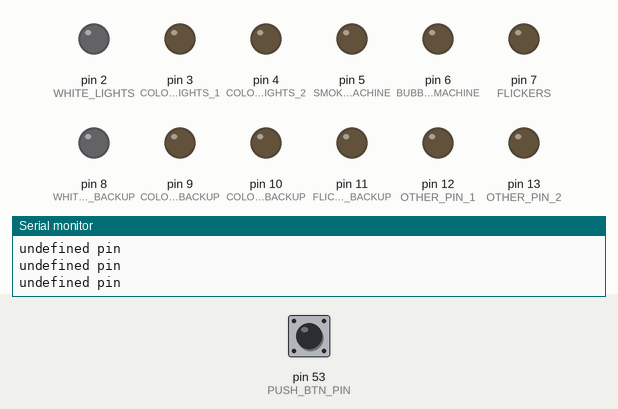
The sketch below on a simulated Arduino Mega 2560, built with avr-gcc and run on an emulated ATmega2560. Parts: output pins drawn as LEDs (lit = HIGH), the last lines printed to the serial monitor. Inputs (shaded band) come from the test bench; at power-on: pin 53 (PUSH_BTN_PIN) HIGH.

Above: at 1.4 s.
1.5 s: pin 53 (PUSH_BTN_PIN) pulled LOW for 0.15 s
At 3.4 s:
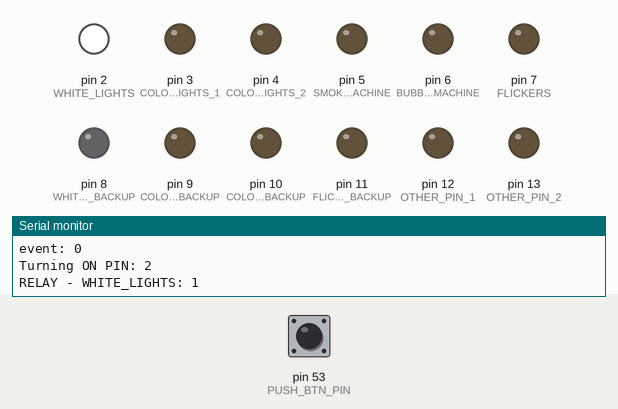
3.7 s: pin 53 (PUSH_BTN_PIN) pulled LOW for 1 s
At 5.7 s:
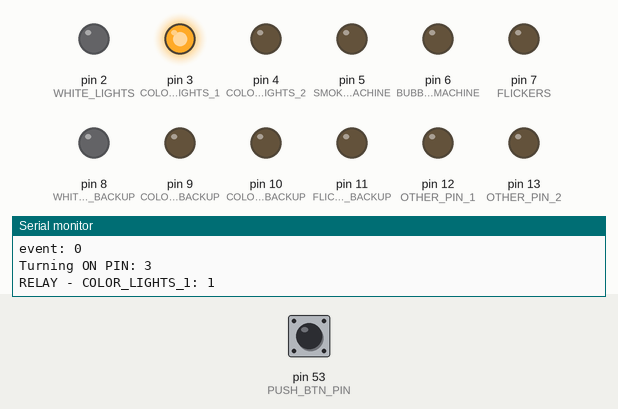
6.7 s: pin 53 (PUSH_BTN_PIN) pulled LOW for 0.15 s
At 8.5 s:
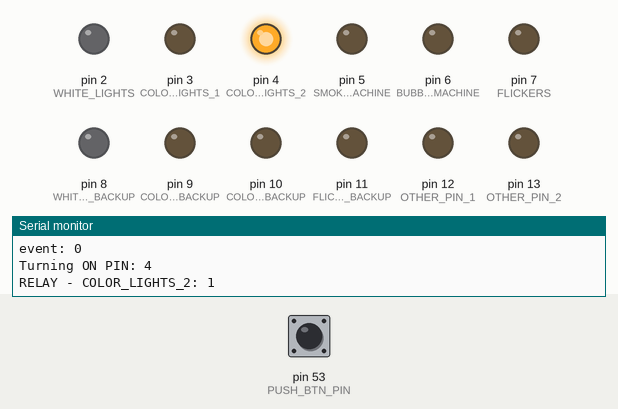
8.8 s: pin 53 (PUSH_BTN_PIN) pulled LOW for 3.2 s
At 12.1 s:
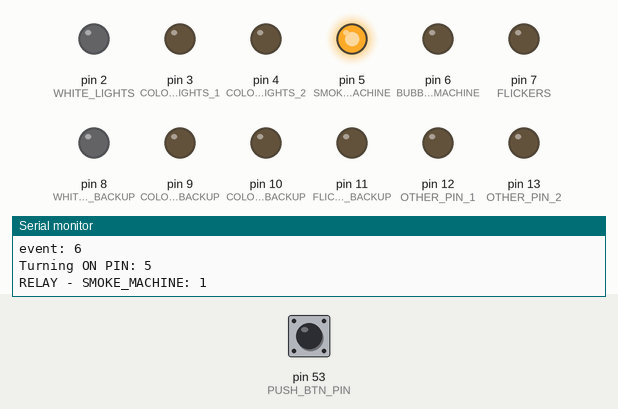
13.5 s: pin 53 (PUSH_BTN_PIN) pulled LOW for 0.15 s
At 14.6 s:
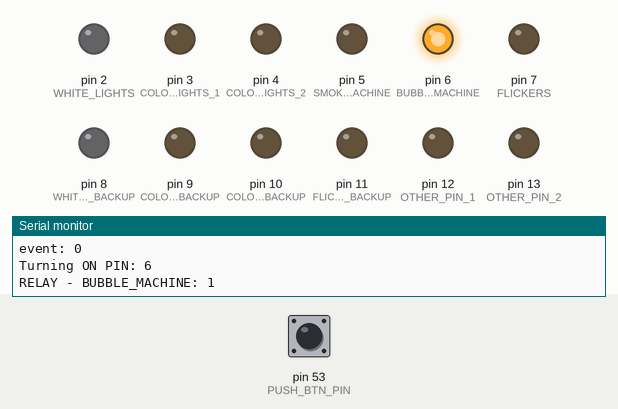
15.7 s: pin 53 (PUSH_BTN_PIN) pulled LOW for 1 s
At 17.7 s:
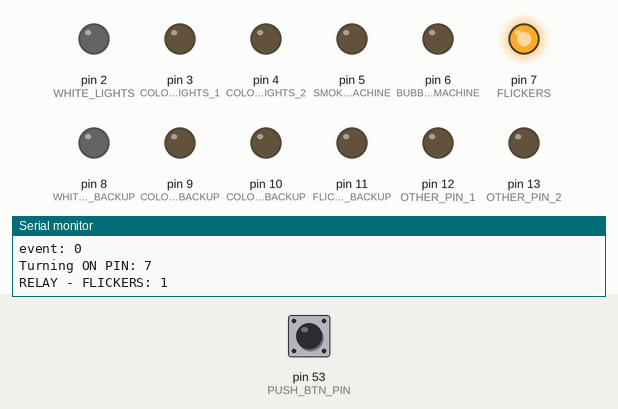
Timing chart, 0 to 19.2 s (numbered marks = the images above; inputs shaded):
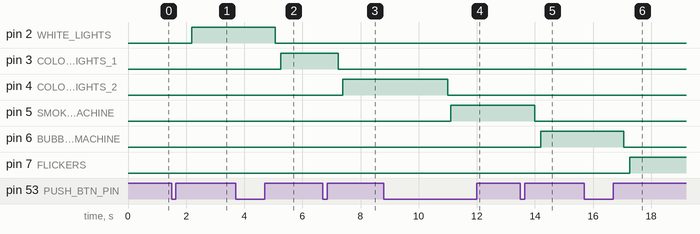

Measured:
- after the input at 1.5 s, pin 2 (WHITE_LIGHTS): LOW → HIGH after 0.70 s
- after the input at 3.7 s, pin 2 (WHITE_LIGHTS): HIGH → LOW after 1.4 s; pin 3 (COLOR_LIGHTS_1): LOW → HIGH after 1.6 s
- after the input at 6.7 s, pin 3 (COLOR_LIGHTS_1): HIGH → LOW after 0.53 s; pin 4 (COLOR_LIGHTS_2): LOW → HIGH after 0.68 s
- after the input at 8.8 s, pin 4 (COLOR_LIGHTS_2): HIGH → LOW after 2.2 s; pin 5 (SMOKE_MACHINE): LOW → HIGH after 2.3 s
- after the input at 13.5 s, pin 5 (SMOKE_MACHINE): HIGH → LOW after 0.50 s; pin 6 (BUBBLE_MACHINE): LOW → HIGH after 0.71 s
- after the input at 15.7 s, pin 6 (BUBBLE_MACHINE): HIGH → LOW after 1.4 s; pin 7 (FLICKERS): LOW → HIGH after 1.6 s

The sketch:

pin_discovery.ino
```cpp
#define DEBUG
#include "pushButtonDriver.h"

#ifdef DEBUG
  #define DEBUG_PRINT(x)    Serial.print (x)
  #define DEBUG_PRINTLN(x)  Serial.println (x)
#else
  #define DEBUG_PRINT(x)
  #define DEBUG_PRINTLN(x)
#endif

// ---------------------- Stage control ----------------------
// -- constants --
#define BUTTON_DELAY_MS  50      // push button debouncibg delay in millisec

// pins definition MEGA
#define WHITE_LIGHTS        2
#define COLOR_LIGHTS_1      3
#define COLOR_LIGHTS_2      4
#define BUBBLE_MACHINE      6
#define SMOKE_MACHINE       5
#define FLICKERS            7
#define WHITE_LIGHTS_BACKUP        8
#define COLOR_LIGHTS_1_BACKUP      9
#define COLOR_LIGHTS_2_BACKUP      10
#define FLICKERS_BACKUP            11
#define OTHER_PIN_1                12
#define OTHER_PIN_2                13
// pins definition MEGA
#define FIRST_PIN     2
#define LAST_PIN      13

// // pins definition UNO
// #define FIRST_PIN     2
// #define LAST_PIN      11

// #define WHITE_LIGHTS        8
// #define COLOR_LIGHTS_1      9
// #define COLOR_LIGHTS_2      7
// #define BUBBLE_MACHINE      10
// #define SMOKE_MACHINE       5 // new
// #define FLICKERS            6
// //#define LED_CONTROL_PIN_1   2
// //#define LED_CONTROL_PIN_2   3

// #define WHITE_LIGHTS_BACKUP        2
// #define COLOR_LIGHTS_1_BACKUP      3
// #define COLOR_LIGHTS_2_BACKUP      4
// #define FLICKERS_BACKUP            11

#define ON  HIGH
#define OFF LOW
// ---------------

// -- functions declaration --
// ---------------------------


// AUX functions
void turnAllRelaysOff();
void relayToggle(int pin_number,int desiredOutput);
// ---------------------------


// ------- globals ----------
unsigned long this_now;
unsigned long showTime;         // counting ms into each show
unsigned long showStartTime;    // capturing the show start moment
unsigned long lastSmokeTime;    // relative to (counting from) showStartTime
unsigned long smokeStartTime;   // capturing the absolute time when smoke is turned on
unsigned long lastBubbleTime;   // relative to (counting from) showStartTime
unsigned long easterStartTime;  // absolute time (not relative)
unsigned long lastEventCheckTime; // capturing the absolute time when event was checked

bool smokeMachineON = false;
bool bubbleMachineON = false;
bool whiteLightsON = false;
bool colorLights_1_ON = false;
bool colorLights_2_ON = false;
bool songPlaying = false;
bool flickersON = false;

bool easterShortFlag = false;
bool easterLongFlag = false;
bool easterContFlag = false;
bool timeToCheckEvent = true;

event_t btnEvent;

// --------------------------

// ------------------------ Main ------------------------
void setup() {
  // put your setup code here, to run once:
  Serial.begin(9600); // open the serial port at 9600 bps
  DEBUG_PRINTLN("Pin Discovery !!!!");
  DEBUG_PRINTLN("Every time you push the button the next pin is turned on");
  DEBUG_PRINT("FIRST_PIN = ");
  DEBUG_PRINTLN(FIRST_PIN);
  DEBUG_PRINT("LAST_PIN = ");
  DEBUG_PRINTLN(LAST_PIN);

  // input pin
  pinMode(PUSH_BTN_PIN, INPUT_PULLUP);

  // relay output pins
  pinMode(WHITE_LIGHTS, OUTPUT);
  pinMode(COLOR_LIGHTS_1, OUTPUT);
  pinMode(COLOR_LIGHTS_2, OUTPUT);
  pinMode(BUBBLE_MACHINE, OUTPUT);
  pinMode(SMOKE_MACHINE, OUTPUT);
  pinMode(FLICKERS, OUTPUT);

  pinMode(WHITE_LIGHTS_BACKUP, OUTPUT);
  pinMode(COLOR_LIGHTS_1_BACKUP, OUTPUT);
  pinMode(COLOR_LIGHTS_2_BACKUP, OUTPUT);
  pinMode(FLICKERS_BACKUP, OUTPUT);
  pinMode(OTHER_PIN_1, OUTPUT);
  pinMode(OTHER_PIN_2, OUTPUT);

  turnAllRelaysOff();

  // initialize variables
  btnEvent = NO_EVENT;

  // set last event as now
  lastEventCheckTime = millis();
}

event_t event = NO_EVENT;

int pin_num = 2;
void loop() {
  this_now = millis();

  // event handling
  timeToCheckEvent = ((lastEventCheckTime + BUTTON_DELAY_MS) < this_now);
  if (true == timeToCheckEvent) {
    lastEventCheckTime = this_now;
    event = btnPushSense();
    if (NO_EVENT != event) {
      turnAllRelaysOff();
      DEBUG_PRINT("event: ");
      DEBUG_PRINTLN(event);

      DEBUG_PRINT("Turning ON PIN: ");
      DEBUG_PRINTLN(pin_num);
      relayToggle(pin_num,ON);
      pin_num++;
      if (pin_num > LAST_PIN) {
        pin_num = FIRST_PIN;
      }
    }
  }
}
// -----------------------------------------------------

// ----------- Relay functions -----------
void turnAllRelaysOff() {
  relayToggle(SMOKE_MACHINE,OFF);
  relayToggle(BUBBLE_MACHINE,OFF);
  relayToggle(FLICKERS,OFF); relayToggle(FLICKERS_BACKUP,OFF);
  relayToggle(WHITE_LIGHTS,OFF); relayToggle(WHITE_LIGHTS_BACKUP,OFF);
  relayToggle(COLOR_LIGHTS_1,OFF); relayToggle(COLOR_LIGHTS_1_BACKUP,OFF);
  relayToggle(COLOR_LIGHTS_2,OFF); relayToggle(COLOR_LIGHTS_2_BACKUP,OFF);
  relayToggle(OTHER_PIN_1,OFF); relayToggle(OTHER_PIN_2,OFF);
}


void relayToggle(int pin_number,int desiredOutput) {
  digitalWrite(pin_number, desiredOutput);

  switch (pin_number) {
    case SMOKE_MACHINE:
      smokeStartTime = this_now;
      smokeMachineON = (HIGH == desiredOutput);
      DEBUG_PRINT("RELAY - SMOKE_MACHINE: ");
      DEBUG_PRINTLN(smokeMachineON);
      break;
    case BUBBLE_MACHINE:
      bubbleMachineON = (HIGH == desiredOutput);
      DEBUG_PRINT("RELAY - BUBBLE_MACHINE: ");
      DEBUG_PRINTLN(bubbleMachineON);
      break;
    case WHITE_LIGHTS:
      whiteLightsON = (HIGH == desiredOutput);
      DEBUG_PRINT("RELAY - WHITE_LIGHTS: ");
      DEBUG_PRINTLN(whiteLightsON);
      break;
    case COLOR_LIGHTS_1:
      colorLights_1_ON = (HIGH == desiredOutput);
      DEBUG_PRINT("RELAY - COLOR_LIGHTS_1: ");
      DEBUG_PRINTLN(colorLights_1_ON);
      break;
    case COLOR_LIGHTS_2:
      colorLights_2_ON = (HIGH == desiredOutput);
      DEBUG_PRINT("RELAY - COLOR_LIGHTS_2: ");
      DEBUG_PRINTLN(colorLights_2_ON);
      break;
    case FLICKERS:
      flickersON = (HIGH == desiredOutput);
      DEBUG_PRINT("RELAY - FLICKERS: ");
      DEBUG_PRINTLN(flickersON);
      break;
    default:
      DEBUG_PRINTLN("undefined pin");
      break;
  }
  return;

}
```

pushButtonDriver.cpp
```cpp
#include "pushButtonDriver.h"
#include <Arduino.h>

#ifdef DEBUG
  #define DEBUG_PRINT(x)  Serial.print (x)
  #define DEBUG_PRINTLN(x)  Serial.println (x)
#else
  #define DEBUG_PRINT(x)
  #define DEBUG_PRINTLN(x)
#endif

// internal functions declaration
void clearAllTimersCountersEvents();
event_t clickLookupTable(unsigned int);
event_t btnTapSense();

// Globals
event_t currentButtonEvent;
event_t lastEvent;
event_t tapEvent = NO_EVENT;

bool tapFlag = false;

//#define TAP_SUM 3
//#define MOVING_WINDOW_DURATION 2000
unsigned long shortTapCooldownTimer = 0;
unsigned long longTapCooldownTimer = 0;
unsigned long contTapCooldownTimer = 0;
unsigned long now = 0;
unsigned long lastShortTapTime = 0;
unsigned long lastLongTapTime = 0;
unsigned long lastContTapTime = 0;
//unsigned long curWindowDuration = 0;
//unsigned long windowStartTime = 0;
//unsigned long shortTapStartTime = 0;
//unsigned long longTapStartTime = 0;

bool fallingEdge, risingEdge;

typedef enum {
  FALLING_EDGE,
  RISING_EDGE,
  NO_EDGE
} edge_t;
edge_t lastEdge;

#define PUSH_COUNT_SIZE 10
//unsigned int pushCount[PUSH_COUNT_SIZE];
int lastBtnState, curBtnState;

unsigned int fallingEdgeCounter = 0;
unsigned long highTime = 0;
unsigned long lowTime = 0;
unsigned long fallingEdgeTime = 0;
unsigned long risingEdgeTime = 0;
unsigned long tapDuration = 0;

event_t clickState;

event_t btnPushSense() {
  // counts the button pushes
  // OUT: SINGLE_PUSH, DOUBLE_PUSH, TRIPPLE_PUSH, SLOW_TAPPING, MID_TAPPING, FAST_TAPPING

  // --- Rising/Falling Edge : check if button state changed ---
  curBtnState = digitalRead(PUSH_BTN_PIN);
  now = millis();

  // check if btn state is changed
  if (lastBtnState!=curBtnState) {
    //egde detecded
    if (LOW == curBtnState){
      //falling edge
      DEBUG_PRINTLN("falling edge");
      fallingEdge = true;
      risingEdge = false;
      lastEdge = FALLING_EDGE;
    }
    if (HIGH == curBtnState){
      //rising edge
      DEBUG_PRINTLN("rising edge");
      risingEdge = true;
      fallingEdge = false;
      lastEdge = RISING_EDGE;
    }
  } else {
    fallingEdge = false;
    risingEdge = false;
  }
  lastBtnState = curBtnState; // for next iteration

  // --- translate edge to clicks ---
  // button is pressed
  if (fallingEdge) {
    fallingEdgeCounter++; // counts button clicks
    lowTime = 0;
    fallingEdgeTime=now;  // reset timer
    DEBUG_PRINTLN(fallingEdgeCounter);
  }

  // button is released
  if (risingEdge) {
    risingEdgeTime=now;  // reset timer
    highTime = 0;
  }

  // --- button release ---
  // calc how much time the button is released for
  if (RISING_EDGE == lastEdge) {
    highTime = now-risingEdgeTime;
  }
  // if button is released and not pressed again for a long time, it's time to determine how many clicks there were
  if ((RISING_EDGE == lastEdge) && (highTime > RELEASE_TIMEOUT)) {
    // button is released. return whatever the current state is.
    DEBUG_PRINTLN("Button released");
    DEBUG_PRINT("fallingEdgeCounter: ");
    DEBUG_PRINTLN(fallingEdgeCounter);
    clickState = clickLookupTable(fallingEdgeCounter);
    clearAllTimersCountersEvents();
    DEBUG_PRINT("Click state is ");
    DEBUG_PRINTLN(clickState);
    return clickState;
  }

  // --- long press ---
  // calc how much time the button is pressed for
  if (FALLING_EDGE == lastEdge) {
    lowTime  = now-fallingEdgeTime;
  }
  // if button is pressed continuously for a long time this is a LONG_PRESS
  if ((FALLING_EDGE == lastEdge) && (lowTime > LONG_PRESS_TIME)) {
    // one long press detected
    DEBUG_PRINTLN("button long press");
    clearAllTimersCountersEvents();
    return LONG_PRESS;
  }

  // --- rappid tapping ---
  // sense short/long tap
  tapEvent = btnTapSense();
  if (NO_EVENT != tapEvent) {
    DEBUG_PRINTLN("tapping event!");
    return tapEvent;
  }

  return NO_EVENT;
}

// -----------------------------------------------------------

void clearAllTimersCountersEvents() {
      highTime = 0;
      lowTime = 0;
      fallingEdgeCounter = 0;
      lastEdge = NO_EDGE;
      lastEvent = NO_EVENT;
      return;
    }

event_t clickLookupTable(unsigned int clickCounter) {
  DEBUG_PRINTLN("func: clickLookupTable");
  DEBUG_PRINT("clickCounter:");
  DEBUG_PRINTLN(clickCounter);
  switch (clickCounter) {
      case 1:
        return SINGLE_CLICK;
      case 2:
        return DOUBLE_CLICK;
      case 3:
        return TRIPPLE_CLICK;
      default:
        return NO_EVENT;
    }
  }

void clearTapTracking() {
    tapDuration = 0;
    tapFlag = false;
    return;
  }

event_t btnTapSense() {
  shortTapCooldownTimer = now - lastShortTapTime;
  longTapCooldownTimer = now - lastLongTapTime;
  contTapCooldownTimer = now - lastContTapTime;

//  DEBUG_PRINT("shortTapCooldownTimer = ");
//  DEBUG_PRINTLN(shortTapCooldownTimer);
//  DEBUG_PRINT("longTapCooldownTimer = ");
//  DEBUG_PRINTLN(longTapCooldownTimer);

  if ((fallingEdgeCounter > SHORT_TAP_COUNT) && (fallingEdgeCounter < LONG_TAP_COUNT) && (shortTapCooldownTimer > SHORT_TAPPING_COOLDOWN_TIME)) {
    lastShortTapTime = now;
    DEBUG_PRINTLN("EVENT_SHORT_TAP");
    return SHORT_TAP;
  }
  if ((fallingEdgeCounter > LONG_TAP_COUNT) && (fallingEdgeCounter < CONT_TAP_COUNT) && (longTapCooldownTimer > LONG_TAPPING_COOLDOWN_TIME)) {
    lastLongTapTime = now;
    DEBUG_PRINTLN("EVENT_LONG_TAP");
    return LONG_TAP;
  }
  if ((fallingEdgeCounter > CONT_TAP_COUNT) && (fallingEdgeCounter % CONT_TAP_CYCLE == 0) && (contTapCooldownTimer > CONT_TAPPING_COOLDOWN_TIME)) {
    lastContTapTime = now;
    DEBUG_PRINTLN("EVENT_CONT_TAP");
    return CONT_TAP;
  }
  return NO_EVENT;
}

// -------------------------------------- draft ----------------

//#define COUNT_ARRAY_LENGTH 10
//unsigned int countArray[COUNT_ARRAY_LENGTH] = {0,0,0,0,0,0,0,0,0,0};
//unsigned int sumArrayIndex = 0;
//unsigned int movingSum = 0;
//int i;
//
//unsigned int addToArrayAndCalcMovingSum(unsigned int count){
//  countArray[sumArrayIndex++] = count;
//  if (sumArrayIndex > COUNT_ARRAY_LENGTH) {
//    sumArrayIndex = 0;}
//
//  for (i=0;i<COUNT_ARRAY_LENGTH;i++){
//    movingSum += countArray[i];}
//
//  return movingSum;
//}

//unsigned int clickSum = 0;
//event_t btnTapSense() {
//    //DEBUG_PRINTLN("func: btnTapSense");
//    // if there was already tapping recently, ignore the tapping
//    tapCooldownTimer = now - lastTapTime;
//    if (tapCooldownTimer < TAPPING_COOLDOWN_TIME) {
//      clearTapTracking();
//      return NO_EVENT;
//    }
//
//    // check moving sum
//    curWindowDuration = now - windowStartTime;
//    if (curWindowDuration > MOVING_WINDOW_DURATION) {
//      clickSum = addToArrayAndCalcMovingSum(fallingEdgeCounter); // calc how many clicks in this time window
//      DEBUG_PRINT("clickSum = ");
//      DEBUG_PRINTLN(clickSum);
//      windowStartTime = now;  // reset window
//      curWindowDuration = 0;  // reset window
//
//      // tapping is fast enough?
//      if (clickSum > TAP_SUM) {
//        if (false == tapFlag) {
//          // first tap
//          tapFlag = true;
//          tapStartTime = now;
//          tapDuration = 0;
//        } else {
//          // continues tap
//          tapDuration =  now - tapStartTime;
//        }
//        lastTapTime = now;
//        if (tapDuration > LONG_TAP_DURATION) {
//          return LONG_TAP;}
//        if (tapDuration > SHORT_TAP_DURATION) {
//          return SHORT_TAP;}
//      }
//        // no tap
//        clearTapTracking();
//        return NO_EVENT;
//      }
//      // tapping window is still open
//      // will check again in  the next  iteration
//      return NO_EVENT;
//  }

//
//
//  if (curWindow > PUSH_WINDOW_TIME) {
//    total_pushes = array_sum(push_count, PUSH_COUNT_SIZE);
//    if (total_pushes > HIGH_BAR) {
//      return FAST_TAPPING;}
//    if (total_pushes > MID_BAR) {
//      return MID_TAPPING;}
//    if (total_pushes > LOW_BAR) {
//      return SLOW_TAPPING;}
//  }
//
//
//event_t btnTapSense(){
//    curWindow = now - windowStartTime;
//    if (curWindow > MOVING_WINDOW_TIME) {
//      windowStartTime = now; // reset window
//      clickSum = addToArrayAndCalcMovingSum(fallingEdgeCounter); // calc how many clicks in this time window
//      fallingEdgeCounter = 0; // reset click counter
//      if (clickSum > SLOW_TAP_SUM) && (false == slowTapFlag) {
//        tapDuration =  now - tapStartTime;
//        slowTapFlag = true;
//        tapTime = now;
//        return SLOW_TAP;
//      }
//      if (sum > MID_TAP_SUM) && (false == midTapFlag) {
//        tapDuration =  now - tapStartTime;
//        midTapFlag = true;
//        tapTime = now;
//        return MID_TAP;
//      }
//      if (sum > FAST_TAP_SUM) && (false == fastTapFlag) {
//        tapDuration =  now - tapStartTime;
//        fastTapFlag = true;
//        tapTime = now;
//        return FAST_TAP;
//      }
//      // no tap
//      clearTapTracking();
//    }
//    tapCooldownTimer = now - tapTime;
//    if (tapCooldownTimer > TAPPING_COOLDOWN_TIME) {
//      clearTapTracking();
//    }
//    return NO_EVENT;
//  }
```

pushButtonDriver.h
```cpp
//#define DEBUG

#ifndef PUSH_BUTTON_LIBRARY_H
#define PUSH_BUTTON_LIBRARY_H

#include <Arduino.h>

//MEGA
#define PUSH_BTN_PIN 53
//UNO
// #define PUSH_BTN_PIN 13

#define LONG_PRESS_TIME 2000
#define RELEASE_TIMEOUT 300 // check button state after X ms from release

#define SHORT_TAPPING_COOLDOWN_TIME 10000
#define LONG_TAPPING_COOLDOWN_TIME  10000
#define CONT_TAPPING_COOLDOWN_TIME  1000

#define SHORT_TAP_COUNT  10  // tap this many times for SHORT_TAP event
#define LONG_TAP_COUNT   20  // tap this many times for LONG_TAP event
#define CONT_TAP_COUNT   (LONG_TAP_COUNT + 10)  // after this many taps you've entered CONTINUES TAP mode
#define CONT_TAP_CYCLE   10  // after tapping LONG_TAP_COUNT times, activate FX every CONT_TAP_CYCLE taps

typedef enum {
  SINGLE_CLICK,
  DOUBLE_CLICK,
  TRIPPLE_CLICK,
  SHORT_TAP,
  LONG_TAP,
  CONT_TAP,
  LONG_PRESS,
  EASTER_TIMEOUT_EVENT,
  SHOW_TIMEOUT_EVENT,
  SONG_END,
  NO_EVENT
} event_t;

event_t btnPushSense();


//#define SHORT_TAP_DURATION  200  // tap duration in millisec
//#define LONG_TAP_DURATION   500  // tap duration in millisec

#endif
```
